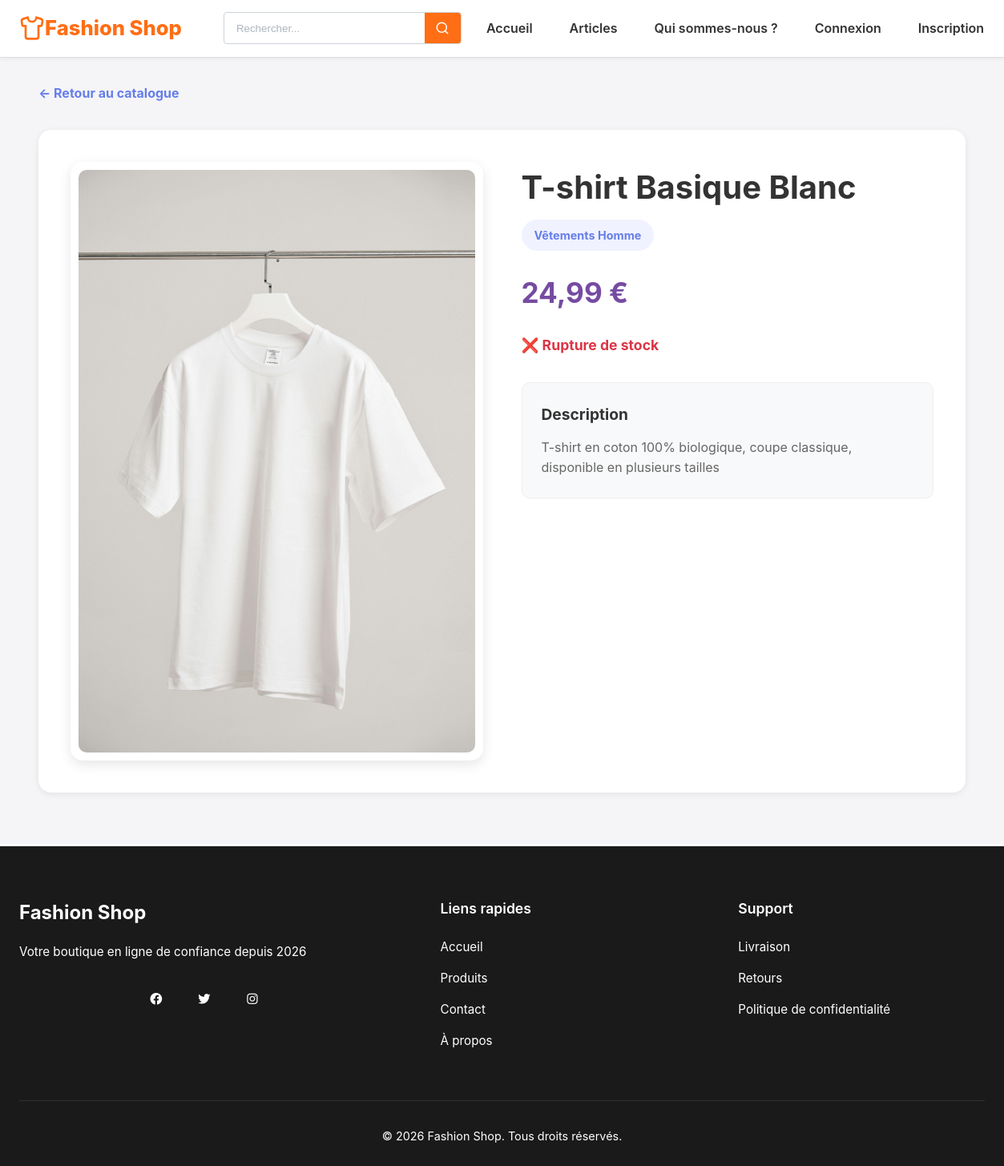
Page /pages/product-detail.php?id=1 on the committed database.
### tables this page shows
CREATE TABLE IF NOT EXISTS items (
    id INT AUTO_INCREMENT PRIMARY KEY,
    nom VARCHAR(200) NOT NULL,
    description TEXT,
    prix DECIMAL(10, 2) NOT NULL,
    categorie ENUM('vetements_homme', 'vetements_femme', 'accessoires', 'chaussures') NOT NULL,
    image VARCHAR(255),
    date_publication TIMESTAMP DEFAULT CURRENT_TIMESTAMP,
    INDEX idx_categorie (categorie)
);

### config/config.php (called while the page is built, shortened)
<?php
function escape($string) {
   return htmlspecialchars((string)($string ?? ''), ENT_QUOTES, 'UTF-8');
}
function url($path = '') {
    return BASE_URL . '/' . ltrim($path, '/');
}
?>

### pages/product-detail.php (the view, shortened to what this page needs)
<?php
require_once __DIR__ . '/../config/config.php';
$product_id = isset($_GET['id']) ? (int)$_GET['id'] : 0;
$product = null;
if ($product_id > 0) {
    $pdo = getDBConnection();
    if ($pdo) {
        try {
            $stmt = $pdo->prepare("
                SELECT i.*, s.quantite_stock
                FROM items i
                LEFT JOIN stock s ON i.id = s.id_item
                WHERE i.id = ?
            ");
            $stmt->execute([$product_id]);
            $product = $stmt->fetch();
        } catch (PDOException $e) {
            error_log("Erreur lors de la récupération du produit: " . $e->getMessage());
        }
    }
}
include __DIR__ . '/../includes/header.php';
?>
<div class="container" style="margin-top: 2rem;">
    <div style="margin-bottom: 1rem;">
        <a href="<?php echo url('pages/articles.php'); ?>" style="color: #667eea; text-decoration: none; font-weight: bold;">
            ← Retour au catalogue
        </a>
    </div>
    <div class="product-detail" style="display: grid; grid-template-columns: 1fr 1fr; gap: 3rem; align-items: start;">
        <div class="product-image-container" style="background: #fff; padding: 10px; border-radius: 15px; box-shadow: 0 5px 15px rgba(0,0,0,0.1);">
            <img src="<?php echo url('assets/images/' . ($product['image'] ?? 'placeholder.jpg')); ?>"
                 alt="<?php echo escape($product['nom']); ?>"
                 style="width: 100%; border-radius: 10px; display: block;"
                 onerror="this.src='<?php echo url('assets/images/placeholder.jpg'); ?>'">
        </div>
        <div class="product-info">
            <h1 style="color: #333; margin-bottom: 0.5rem; font-size: 2.5rem;"><?php echo escape($product['nom']); ?></h1>
            <div style="margin-bottom: 1.5rem;">
                <span style="display: inline-block; padding: 0.5rem 1rem; background: #f0f2ff; border-radius: 50px; color: #667eea; font-weight: bold; font-size: 0.9rem;">
                    <?php
                    $categories = [
                        'vetements_homme' => 'Vêtements Homme',
                        'vetements_femme' => 'Vêtements Femme',
                        'accessoires' => 'Accessoires',
                        'chaussures' => 'Chaussures'
                    ];
                    echo $categories[$product['categorie']] ?? $product['categorie'];
                    ?>
                </span>
            </div>
            <p style="font-size: 2.2rem; font-weight: bold; color: #764ba2; margin-bottom: 1.5rem;">
                <?php echo number_format($product['prix'], 2, ',', ' '); ?> €
            </p>
            <div style="margin-bottom: 2rem;">
                <?php if ($product['quantite_stock'] > 0): ?>
                    <p style="color: #28a745; font-weight: bold; font-size: 1.1rem; display: flex; align-items: center; gap: 5px;">
                        <span>✅</span> En stock (<?php echo $product['quantite_stock']; ?> disponible<?php echo $product['quantite_stock'] > 1 ? 's' : ''; ?>)
                    </p>
                <?php else: ?>
                    <p style="color: #dc3545; font-weight: bold; font-size: 1.1rem;">❌ Rupture de stock</p>
                <?php endif; ?>
            </div>
            <div style="margin-bottom: 2rem; padding: 1.5rem; background: #f8f9fa; border-radius: 10px; border: 1px solid #eee;">
                <h3 style="color: #333; margin-bottom: 0.8rem; font-size: 1.2rem;">Description</h3>
                <p style="color: #666; line-height: 1.6;"><?php echo nl2br(escape($product['description'])); ?></p>
            </div>
        </div>
    </div>
</div>
<?php include __DIR__ . '/../includes/footer.php'; ?>

### rows in the picture
items: image (picture), nom "T-shirt Basique Blanc", categorie "Vêtements Homme", prix "24,99", description "T-shirt en coton 100% biologique, coupe classique, disponible en plusieurs tailles"
